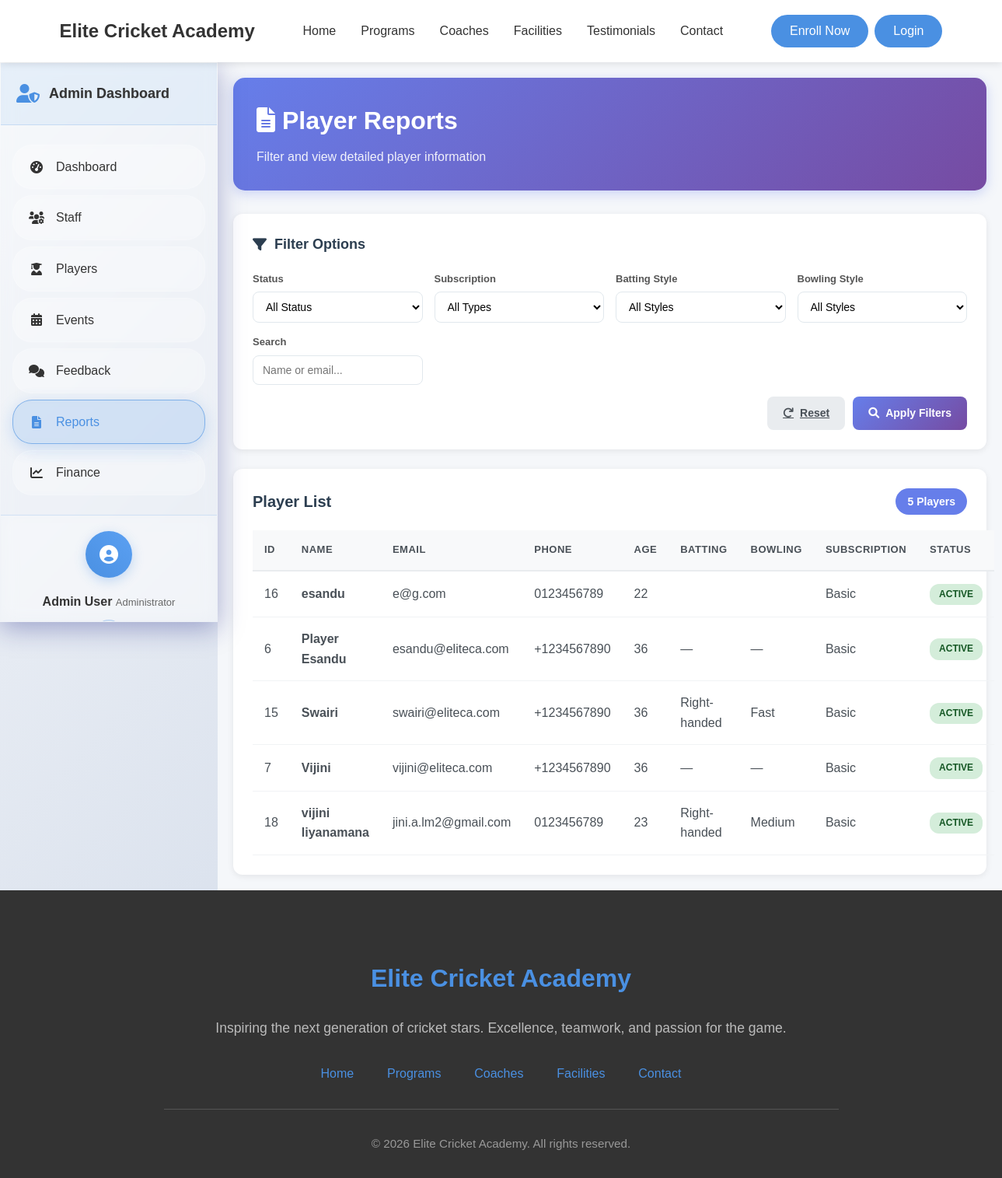
Screenshot of /admin/reports (signed in) with the database file from the repository.
### tables this page shows
CREATE TABLE `playerprofile` (
  `PlayerID` int(11) NOT NULL,
  `BattingStyle` enum('Right-handed','Left-handed','Switch-hitter') DEFAULT NULL,
  `BowlingStyle` enum('Fast','Medium','Spin','Off-spin','Leg-spin','None') DEFAULT NULL,
  `JerseyNumber` int(11) DEFAULT NULL,
  `SubscriptionType` enum('basic','premium','private_only') DEFAULT 'basic',
  `EmergencyContactName` varchar(255) DEFAULT NULL COMMENT 'Emergency contact person',
  `EmergencyContactPhone` varchar(20) DEFAULT NULL COMMENT 'Emergency contact phone',
  `ParentGuardianName` varchar(255) DEFAULT NULL COMMENT 'Parent or guardian name',
  `ParentGuardianPhone` varchar(20) DEFAULT NULL COMMENT 'Parent or guardian phone',
  `SchoolInstitution` varchar(255) DEFAULT NULL COMMENT 'Educational institution',
  `PreviousExperience` text DEFAULT NULL COMMENT 'Previous cricket experience',
  `MedicalConditions` text DEFAULT NULL COMMENT 'Medical conditions or allergies',
  `HowHeardAboutUs` varchar(100) DEFAULT NULL COMMENT 'Marketing tracking field'
);

CREATE TABLE `user` (
  `UserID` int(11) NOT NULL,
  `Name` varchar(255) NOT NULL,
  `DateOfBirth` date NOT NULL,
  `PhoneNumber` varchar(20) DEFAULT NULL,
  `Email` varchar(255) NOT NULL,
  `Address` text DEFAULT NULL,
  `School` varchar(255) DEFAULT NULL COMMENT 'School or educational institution',
  `Role` enum('Admin','ShopEmployee','Coach','Trainer','Player') NOT NULL,
  `Username` varchar(100) NOT NULL,
  `PasswordHash` varchar(255) NOT NULL,
  `DateJoined` datetime DEFAULT current_timestamp(),
  `Status` enum('active','inactive') DEFAULT 'active',
  `RequiresPasswordChange` tinyint(1) DEFAULT 0 COMMENT 'Force password change on first login',
  `PasswordChangeDeadline` datetime DEFAULT NULL COMMENT 'Deadline for mandatory password change',
  `LastLoginAt` datetime DEFAULT NULL COMMENT 'Track last successful login',
  `LoginAttempts` int(11) DEFAULT 0 COMMENT 'Failed login attempts counter',
  `AccountLockedUntil` datetime DEFAULT NULL COMMENT 'Account lock expiry time',
  `CreatedBy` int(11) DEFAULT NULL COMMENT 'Admin who created this user',
  `Notes` text DEFAULT NULL COMMENT 'Admin notes about the user',
  `ProfileImage` varchar(255) DEFAULT NULL COMMENT 'Relative path to user profile image (e.g., uploads/profile_images/profile_1_123456789.jpg)'
);

### app/controllers/Admin.php (called while the page is built, shortened)
<?php
class Admin extends Controller {
    public function reports() {
        $filters = [
            'status' => $_GET['status'] ?? 'all',
            'subscription' => $_GET['subscription'] ?? 'all',
            'batting' => $_GET['batting'] ?? 'all',
            'bowling' => $_GET['bowling'] ?? 'all',
            'search' => $_GET['search'] ?? ''
        ];
        $userModel = $this->model('M_Users');
        $players = $userModel->getPlayersForReport($filters);
        $data = [
            'title' => 'Player Reports - Elite Cricket Academy',
            'players' => $players,
            'filters' => $filters,
            'totalPlayers' => count($players)
        ];
        $this->view('admin/reports', $data);
    }
}
?>

### app/libraries/Core.php (called while the page is built, shortened)
<?php
class Core {
    protected $currentMethod = 'index';
    public function __construct() {
        $url = $this->getURL();
        if($url && file_exists('../app/controllers/' . ucwords($url[0]) . '.php')) {
            unset($url[0]);
        }
        $this->currentController = new $this->currentController;
        if(isset($url[1])) {
            if(method_exists($this->currentController, $url[1])) {
                $this->currentMethod = $url[1];
                unset($url[1]);
            }
        }
        $this->param = $url ? array_values($url) : [];
        call_user_func_array([$this->currentController, $this->currentMethod], $this->param);
    }
    public function getURL() {
        if(isset($_GET['url'])) {
            $url = rtrim($_GET['url'], '/');
            $url = filter_var($url, FILTER_SANITIZE_URL);
            $url = explode('/', $url);
            return $url;
        }
    }
}
?>

### public/index.php (called while the page is built, shortened)
<?php
    $ini = new Core();
?>

### app/libraries/Database.php (called while the page is built, shortened)
<?php
    class Database {
        private $host = DB_HOST;
        private $user = DB_USER;
        private $password = DB_PASS;
        private $dbname = DB_NAME;
        private $dbh;
        private $statement;
        public function __construct() {
            $dsn = "mysql:host=". $this->host .";dbname=". $this->dbname;
            $options = array(
                PDO::ATTR_PERSISTENT => true,
                PDO::ATTR_ERRMODE => PDO::ERRMODE_EXCEPTION
            );
            try {
                $this->dbh = new PDO($dsn, $this->user, $this->password, $options);
                $this->dbh->setAttribute(PDO::ATTR_CASE, PDO::CASE_NATURAL);
                $this->dbh->setAttribute(PDO::ATTR_ERRMODE, PDO::ERRMODE_EXCEPTION);
                $this->dbh->setAttribute(PDO::ATTR_DEFAULT_FETCH_MODE, PDO::FETCH_OBJ);
            } catch (PDOException $e) {
                $this->error = $e->getMessage();
                echo "Connection failed: " . $this->error;
            }
        }
        public function query($sql) {
            $this->statement = $this->dbh->prepare($sql);
    }
        public function execute() {
            try {
                $result = $this->statement->execute();
                return $result;
            } catch (PDOException $e) {
                error_log("Database execution error: " . $e->getMessage());
                error_log("SQL Error Info: " . print_r($this->statement->errorInfo(), true));
                return false;
            }
        }
        public function resultSet() {
            $this->execute();
            return $this->statement->fetchAll(PDO::FETCH_OBJ);
        }
    }
?>

### app/models/M_Users.php (called while the page is built, shortened)
<?php
class M_Users {
    private $db;
    public function __construct() {
        $this->db = new Database();
    }
    public function getPlayersForReport($filters = []) {
        $sql = 'SELECT
            u.UserID,
            u.Name,
            u.Email,
            u.PhoneNumber,
            u.DateOfBirth,
            u.Status,
            u.DateJoined,
            pp.BattingStyle,
            pp.BowlingStyle,
            pp.SubscriptionType,
            pp.JerseyNumber,
            TIMESTAMPDIFF(YEAR, u.DateOfBirth, CURDATE()) as Age
        FROM user u
        LEFT JOIN playerprofile pp ON u.UserID = pp.PlayerID
        WHERE u.Role = "Player"';
        $params = [];
        $sql .= ' ORDER BY u.Name ASC';
        $this->db->query($sql);
        return $this->db->resultSet();
    }
}
?>

### app/views/admin/reports.php (the view, shortened to what this page needs)
<?php require_once APPROOT . '/views/inc/components/header.php'; ?>
<link rel="stylesheet" href="<?php echo URLROOT; ?>/css/admin/admin-dashboard.css">
<div class="admin-layout">
    <div class="admin-sidebar" id="adminSidebar">
        <div class="sidebar-header">
            <div class="admin-logo">
                <i class="fas fa-user-shield"></i>
                <h3>Admin Dashboard</h3>
            </div>
        </div>
        <nav class="sidebar-nav">
            <ul class="nav-menu">
                <li class="nav-item">
                    <a href="<?php echo URLROOT; ?>/admin/dashboard" class="nav-link">
                        <i class="fas fa-tachometer-alt"></i>
                        <span>Dashboard</span>
                    </a>
                </li>
                <li class="nav-item">
                    <a href="<?php echo URLROOT; ?>/admin/staff" class="nav-link">
                        <i class="fas fa-users-cog"></i>
                        <span>Staff</span>
                    </a>
                </li>
                <li class="nav-item">
                    <a href="<?php echo URLROOT; ?>/admin/players" class="nav-link">
                        <i class="fas fa-user-graduate"></i>
                        <span>Players</span>
                    </a>
                </li>
                <li class="nav-item">
                    <a href="<?php echo URLROOT; ?>/admin/events" class="nav-link">
                        <i class="fas fa-calendar-alt"></i>
                        <span>Events</span>
                    </a>
                </li>
                <li class="nav-item">
                    <a href="<?php echo URLROOT; ?>/admin/feedback" class="nav-link">
                        <i class="fas fa-comments"></i>
                        <span>Feedback</span>
                    </a>
                </li>
                <li class="nav-item active">
                    <a href="<?php echo URLROOT; ?>/admin/reports" class="nav-link">
                        <i class="fas fa-file-alt"></i>
                        <span>Reports</span>
                    </a>
                </li>
                <li class="nav-item">
                    <a href="<?php echo URLROOT; ?>/admin/finance" class="nav-link">
                        <i class="fas fa-chart-line"></i>
                        <span>Finance</span>
                    </a>
                </li>
            </ul>
        </nav>
        <div class="admin-profile">
            <div class="profile-avatar">
                <i class="fas fa-user-circle"></i>
            </div>
            <div class="profile-info">
                <span class="admin-name"><?php echo $_SESSION['user_name'] ?? 'Admin'; ?></span>
                <span class="admin-role">Administrator</span>
            </div>
            <div class="logout-btn">
            </div>
        </div>
    </div>
    <div class="main-content reports-page">
        <div class="reports-header">
            <h1><i class="fas fa-file-alt"></i> Player Reports</h1>
            <p>Filter and view detailed player information</p>
        </div>
        <div class="filters-section">
            <div class="filters-title">
                <i class="fas fa-filter"></i> Filter Options
            </div>
            <form method="GET" action="<?php echo URLROOT; ?>/admin/reports">
                <div class="filters-grid">
                    <div class="filter-group">
                        <label for="status">Status</label>
                        <select name="status" id="status">
                            <option value="all" <?php echo $data['filters']['status'] === 'all' ? 'selected' : ''; ?>>All Status</option>
                        </select>
                    </div>
                    <div class="filter-group">
                        <label for="subscription">Subscription</label>
                        <select name="subscription" id="subscription">
                            <option value="all" <?php echo $data['filters']['subscription'] === 'all' ? 'selected' : ''; ?>>All Types</option>
                        </select>
                    </div>
                    <div class="filter-group">
                        <label for="batting">Batting Style</label>
                        <select name="batting" id="batting">
                            <option value="all" <?php echo $data['filters']['batting'] === 'all' ? 'selected' : ''; ?>>All Styles</option>
                        </select>
                    </div>
                    <div class="filter-group">
                        <label for="bowling">Bowling Style</label>
                        <select name="bowling" id="bowling">
                            <option value="all" <?php echo $data['filters']['bowling'] === 'all' ? 'selected' : ''; ?>>All Styles</option>
                        </select>
                    </div>
                    <div class="filter-group">
                        <label for="search">Search</label>
                        <input type="text" name="search" id="search" placeholder="Name or email..."
                               value="<?php echo htmlspecialchars($data['filters']['search']); ?>">
                    </div>
                </div>
                <div class="filter-actions">
                    <a href="<?php echo URLROOT; ?>/admin/reports" class="btn btn-secondary">
                        <i class="fas fa-redo"></i> Reset
                    </a>
                    <button type="submit" class="btn btn-primary">
                        <i class="fas fa-search"></i> Apply Filters
                    </button>
                </div>
            </form>
        </div>
        <div class="players-table-section">
            <div class="table-header">
                <h2>Player List</h2>
                <span class="player-count"><?php echo $data['totalPlayers']; ?> Players</span>
            </div>
            <?php if(!empty($data['players'])): ?>
            <table class="players-table">
                <thead>
                    <tr>
                        <th>ID</th>
                        <th>Name</th>
                        <th>Email</th>
                        <th>Phone</th>
                        <th>Age</th>
                        <th>Batting</th>
                        <th>Bowling</th>
                        <th>Subscription</th>
                        <th>Status</th>
                    </tr>
                </thead>
                <tbody>
                    <?php foreach($data['players'] as $player): ?>
                    <tr>
                        <td><?php echo $player->UserID; ?></td>
                        <td><strong><?php echo htmlspecialchars($player->Name); ?></strong></td>
                        <td><?php echo htmlspecialchars($player->Email); ?></td>
                        <td><?php echo htmlspecialchars($player->PhoneNumber ?? 'N/A'); ?></td>
                        <td><?php echo $player->Age ?? 'N/A'; ?></td>
                        <td><?php echo htmlspecialchars($player->BattingStyle ?? '—'); ?></td>
                        <td><?php echo htmlspecialchars($player->BowlingStyle ?? '—'); ?></td>
                        <td><?php echo ucfirst(str_replace('_', ' ', $player->SubscriptionType ?? 'basic')); ?></td>
                        <td>
                            <span class="status-badge <?php echo $player->Status; ?>">
                                <?php echo ucfirst($player->Status); ?>
                            </span>
                        </td>
                    </tr>
                    <?php endforeach; ?>
                </tbody>
            </table>
            <?php endif; ?>
        </div>
    </div>
</div>
<?php require_once APPROOT . '/views/inc/components/footer.php'; ?>

### rows the page displays
playerprofile: PlayerID.UserID "16", PlayerID.Name "esandu", PlayerID.Email "e@g.com", PlayerID.PhoneNumber "0123456789", Age "22", SubscriptionType "Basic", PlayerID.Status "ACTIVE"
user: UserID "6", Name "Player Esandu", Email "esandu@eliteca.com", PhoneNumber "+1234567890", Age "36", BattingStyle "—", BowlingStyle "—", SubscriptionType "Basic", Status "ACTIVE"
playerprofile: PlayerID.UserID "15", PlayerID.Name "Swairi", PlayerID.Email "swairi@eliteca.com", PlayerID.PhoneNumber "+1234567890", Age "36", BattingStyle "Right-handed", BowlingStyle "Fast", SubscriptionType "Basic", PlayerID.Status "ACTIVE"
playerprofile: PlayerID.UserID "7", PlayerID.Name "Vijini", PlayerID.Email "vijini@eliteca.com", PlayerID.PhoneNumber "+1234567890", Age "36", BattingStyle "—", BowlingStyle "—", SubscriptionType "Basic", PlayerID.Status "ACTIVE"
playerprofile: PlayerID.UserID "18", PlayerID.Name "vijini liyanamana", PlayerID.Email "jini.a.lm2@gmail.com", PlayerID.PhoneNumber "0123456789", Age "23", BattingStyle "Right-handed", BowlingStyle "Medium", SubscriptionType "Basic", PlayerID.Status "ACTIVE"

### other values shown
$_SESSION['user_name'] "Admin User"
$data['totalPlayers'] "5"
